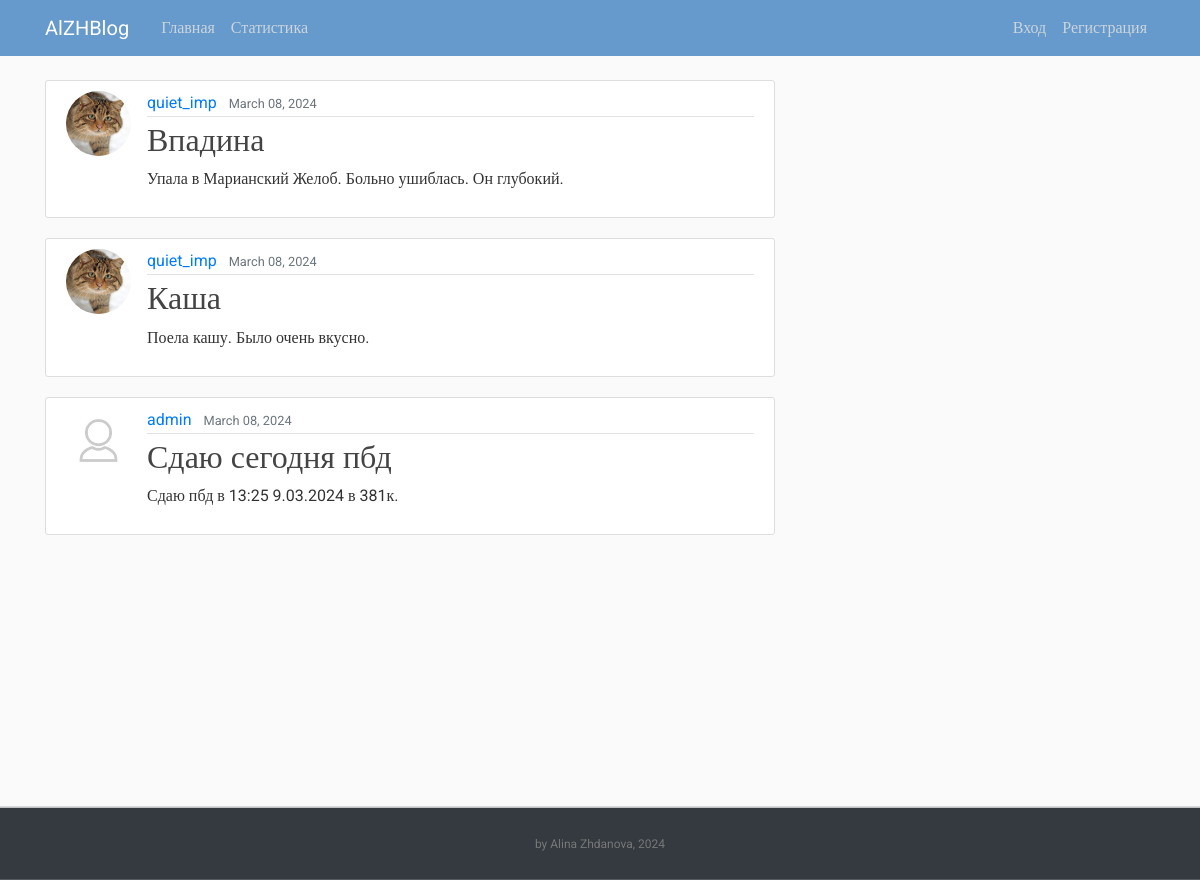
The page / on the database its author committed.
### blog/models.py (models this page shows, shortened)
class Post(models.Model):
    title = models.CharField(max_length=100)
    content = models.TextField()
    date_posted = models.DateTimeField(default=timezone.now)
    author = models.ForeignKey(User, on_delete=models.CASCADE)

### users/models.py (models this page shows, shortened)
class Profile(models.Model):
    user = models.OneToOneField(User, on_delete=models.CASCADE)
    image = models.ImageField(default='default.jpg', upload_to='profile_pics')

### blog/views.py (the view)
# urls.py: path('', PostListView.as_view(), name='blog-home'),
class PostListView(ListView):
    model = Post
    template_name = 'blog/home.html'
    context_object_name = 'posts'
    ordering = ['-date_posted']
    paginate_by = 5

### blog/templates/blog/home.html (shortened to what this page needs)
{% extends "blog/base.html" %}
{% block content %}
    {% for post in posts %}
        <article class="media content-section">
          <img class="rounded-circle article-img" src="{{ post.author.profile.image.url }}">
          <div class="media-body">
            <div class="article-metadata">
              <a class="mr-2" href="{% url 'user-posts' post.author.username %}">{{ post.author }}</a>
              <small class="text-muted">{{ post.date_posted|date:"F d, Y" }}</small>
            </div>
            <h2><a class="article-title" href="{% url 'post-detail' post.id %}">{{ post.title }}</a></h2>
            <p class="article-content">{{ post.content }}</p>
          </div>
        </article>
    {% endfor %}
{% endblock content %}

### blog/templates/blog/base.html (shortened to what this page needs)
{% load static %}
<!DOCTYPE html>
<html>
<head>
     <link rel="stylesheet" href="https://maxcdn.bootstrapcdn.com/bootstrap/4.0.0/css/bootstrap.min.css">
     <link rel="stylesheet" type="text/css" href="{% static 'blog/main.css' %}">
     <link href='https://unpkg.com/boxicons@2.1.2/css/boxicons.min.css' rel='stylesheet'>
</head>
<body>
    <header class="site-header">
      <nav class="navbar navbar-expand-md navbar-dark bg-blue fixed-top">
        <div class="container">
          <a class="navbar-brand mr-4" href="{% url 'blog-home' %}">AlZHBlog</a>
          <div class="collapse navbar-collapse" id="navbarToggle">
            <div class="navbar-nav mr-auto">
              <a class="nav-item nav-link " href="{% url 'blog-home' %}">Главная</a>
              <a class="nav-item nav-link" href="{% url 'blog-about' %}">Статистика</a>
            </div>
            <div class="navbar-nav">
              {% if user.is_authenticated %}
                <a class="nav-item nav-link" href="{% url 'post-create' %}">Новая запись</a>
                <a class="nav-item nav-link" href="{% url 'profile' %}">Профиль</a>
                <a class="nav-item nav-link" href="{% url 'logout' %}">Выход</a>
              {% else %}
                <a class="nav-item nav-link" href="{% url 'login' %}">Вход</a>
                <a class="nav-item nav-link" href="{% url 'register' %}">Регистрация</a>
              {% endif %}
            </div>
          </div>
        </div>
      </nav>
    </header>
    <main role="main" class="container">
      <div class="row">
        <div class="col-md-8">
          {% block content %}{% endblock %}
        </div>
      </div>
    </main>
    <footer class="text-center bg-dark">
      <p><a href="{% url 'blog-home' %}">by Alina Zhdanova, 2024</a></p>
    </footer>
</body>
</html>

### blog/static/blog/main.css (style rules this page uses)
body, html { width:100%; height:100% }
body { margin:0; padding:0; background: #fafafa; color: #333333; margin-top: 5rem; font-family:Roboto; }
h1, h2, h3, h4, h5, h6 { color: #444444; }
.bg-blue { background-color: #6699cc; }
.site-header .navbar-nav .nav-link { color: #cbd5db; }
.content-section { background: #ffffff; padding: 10px 20px; border: 1px solid #dddddd; border-radius: 3px; margin-bottom: 20px; }
.article-title { color: #444444; }
.article-content { white-space: pre-line; }
.article-img { height: 65px; width: 65px; margin-right: 16px; }
.article-metadata { padding-bottom: 1px; margin-bottom: 4px; border-bottom: 1px solid #e3e3e3 }
footer { position: sticky!important; top: 100%; padding-top:25px; padding-bottom:25px; border-top:1px solid #ddd; }
footer p { margin:2px; text-align:center; padding:0 40px; color:#fff; font-size:12px; }
footer a { color:#777 }

### rows shown on the page
Post: author.profile.image (picture), author "quiet_imp", date_posted "March 08, 2024", title "Впадина", content "Упала в Марианский Желоб. Больно ушиблась. Он глубокий."
Post: author.profile.image (picture), author "quiet_imp", date_posted "March 08, 2024", title "Каша", content "Поела кашу. Было очень вкусно."
Post: author.profile.image (placeholder picture), author "admin", date_posted "March 08, 2024", title "Сдаю сегодня пбд", content "Сдаю пбд в 13:25 9.03.2024 в 381к."
